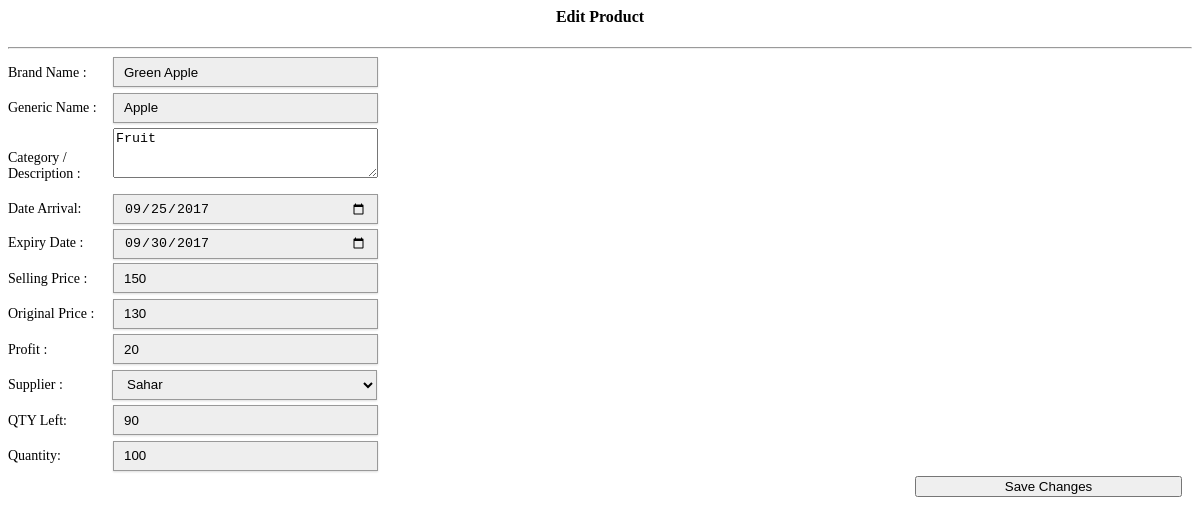
The page /main/editproduct.php?id=6 on the database its author committed.
### tables this page shows
CREATE TABLE `products` (
  `product_id` int(11) NOT NULL,
  `product_code` varchar(200) DEFAULT NULL,
  `gen_name` varchar(200) DEFAULT NULL,
  `product_name` varchar(200) DEFAULT NULL,
  `cost` varchar(100) DEFAULT NULL,
  `o_price` varchar(100) DEFAULT NULL,
  `price` varchar(100) DEFAULT NULL,
  `profit` varchar(100) DEFAULT NULL,
  `supplier` varchar(100) DEFAULT NULL,
  `onhand_qty` int(10) DEFAULT NULL,
  `qty` int(10) DEFAULT NULL,
  `qty_sold` int(10) DEFAULT NULL,
  `expiry_date` varchar(500) DEFAULT NULL,
  `date_arrival` varchar(500) DEFAULT NULL
);

### main/editproduct.php (the view, shortened to what this page needs)
<?php
	include('../connect.php');
	$id=$_GET['id'];
	$result = $db->prepare("SELECT * FROM products WHERE product_id= :userid");
	$result->bindParam(':userid', $id);
	$result->execute();
	for($i=0; $row = $result->fetch(); $i++){
?>
<link href="../style.css" media="screen" rel="stylesheet" type="text/css" />
<form action="saveeditproduct.php" method="post">
<center><h4><i class="icon-edit icon-large"></i> Edit Product</h4></center>
<hr>
<div id="ac">
<span>Brand Name : </span><input type="text" style="width:265px; height:30px;"  name="code" value="<?php echo $row['product_code']; ?>" Required/><br>
<span>Generic Name : </span><input type="text" style="width:265px; height:30px;"  name="gen" value="<?php echo $row['gen_name']; ?>" /><br>
<span>Category / Description : </span><textarea style="width:265px; height:50px;" name="name" ><?php echo $row['product_name']; ?> </textarea><br>
<span>Date Arrival: </span><input type	="date" style="width:265px; height:30px;" name="date_arrival" value="<?php echo $row['date_arrival']; ?>" /><br>
<span>Expiry Date : </span><input type	="date" style="width:265px; height:30px;" name="exdate" value="<?php echo $row['expiry_date']; ?>" /><br>
<span>Selling Price : </span><input type="text" style="width:265px; height:30px;" id="txt1" name="price" value="<?php echo $row['price']; ?>" onkeyup="sum();" Required/><br>
<span>Original Price : </span><input type="text" style="width:265px; height:30px;" id="txt2" name="o_price" value="<?php echo $row['o_price']; ?>" onkeyup="sum();" Required/><br>
<span>Profit : </span><input type="text" style="width:265px; height:30px;" id="txt3" name="profit" value="<?php echo $row['profit']; ?>" readonly><br>
<span>Supplier : </span>
<select name="supplier" style="width:265px; height:30px; margin-left:-5px;" >
	<option><?php echo $row['supplier']; ?></option>
	<?php
	$results = $db->prepare("SELECT * FROM supliers");
		$results->bindParam(':userid', $res);
		$results->execute();
		for($i=0; $rows = $results->fetch(); $i++){
	?>
		<option><?php echo $rows['suplier_name']; ?></option>
	<?php
	}
	?>
</select><br>
<span>QTY Left: </span><input type="number" style="width:265px; height:30px;" min="0" name="qty" value="<?php echo $row['qty']; ?>" /><br>
<span>Quantity: </span><input type="number" style="width:265px; height:30px;" min="0" name="sold" value="<?php echo $row['qty_sold']; ?>" /><br>
<div style="float:right; margin-right:10px;">
<button class="btn btn-success btn-block btn-large" style="width:267px;"><i class="icon icon-save icon-large"></i> Save Changes</button>
</div>
</div>
</form>
<?php
}
?>

### style.css (style rules this page uses)
#ac span { width: 95px; display: inline-block; font-size: 14px; margin-bottom: 12px; padding-right: 10px; }
select { border: 1px solid #999; background: #EEEEEE; padding: 5px 10px; box-shadow:0 1px 2px #ddd; -moz-box-shadow:0 1px 2px #ddd; -webkit-box-shadow:0 1px 2px #ddd; }
input { border: 1px solid #999; background: #EEEEEE; padding: 10px; box-shadow:0 1px 2px #ddd; -moz-box-shadow:0 1px 2px #ddd; -webkit-box-shadow:0 1px 2px #ddd; }

### rows shown on the page
products: code "Green Apple", gen "Apple", name "Fruit", date_arrival "09/25/2017", exdate "09/30/2017", price "150", o_price "130", profit "20", supplier "Sahar", qty "90", sold "100"
